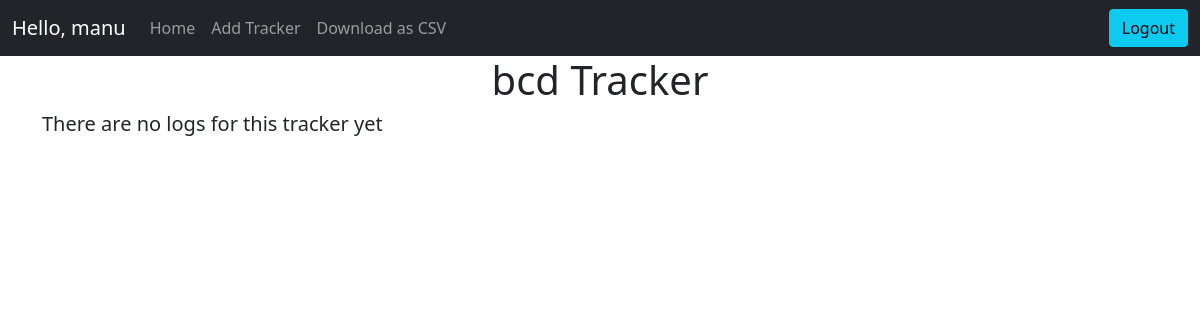
The page /tracker/2/overview (signed in) on the database as committed earlier.
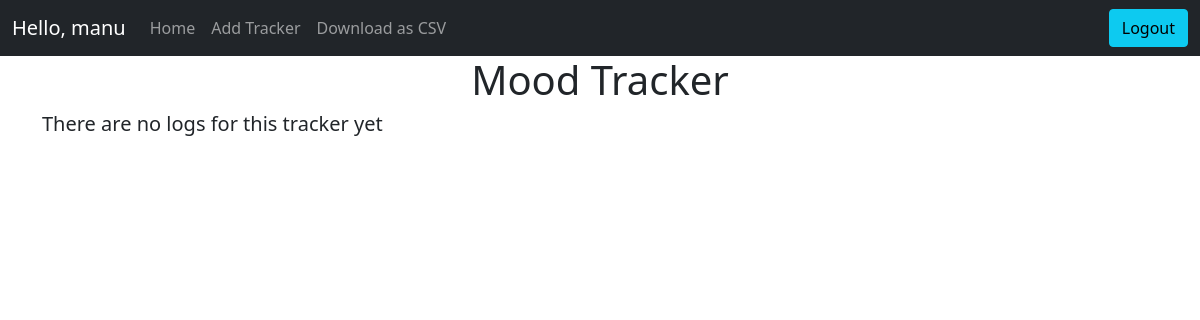
The same page on the database as committed later.
### application/models.py (models this page shows)
class Tracker(db.Model):
    __tablename__ = "tracker"
    id = db.Column(db.Integer, primary_key=True, autoincrement=True)
    name = db.Column(db.String, nullable=False)
    description = db.Column(db.String)
    type = db.Column(db.Integer, nullable=False)
    settings = db.Column(db.String)
    user_id = db.Column(db.Integer,  db.ForeignKey("user.id"), nullable=False)
    activity = db.relationship("Activity", backref="activity")

### app.py (the view)
@app.route("/tracker/<int:tid>/overview", methods=["GET"])
@login_required
def tracker_overview(tid):
    if request.method == "GET":
        tracker, activities = getTrackerData(tid)
        return render_template(
            "tracker_overview.html",
            tracker=tracker,
            activities=activities,
            base64Img=getBase64ImgStr(tracker, activities),
        )

### app.py (called while the page is built)
@app.after_request
def after_request(response):
    header = response.headers
    header["Access-Control-Allow-Origin"] = "*"
    return response

@app.after_request
def after_request(response):
    header = response.headers
    header["Access-Control-Allow-Origin"] = "*"
    return response

def getTracker(tid):
    tracker = Tracker.query.filter(Tracker.id == tid).first()
    return tracker

def getTrackerData(tid):
    tracker = getTracker(tid)
    activities = (
        db.session.query(Activity)
        .filter(Activity.tracker_id == tid)
        .order_by(Activity.timestamp)
        .all()
    )
    return tracker, activities

def getBase64ImgStr(tracker, activities):
    if len(activities) > 0:
        plt.figure()
        if tracker.type == TRACKERTYPE.Numeric.value:
            return getBase64LineChartImg(activities)
        elif tracker.type == TRACKERTYPE.Multi.value:
            return getBase64PieChart(activities)
        elif tracker.type == TRACKERTYPE.Time_Duration.value:
            return getBase64BarChart(activities)
        elif tracker.type == TRACKERTYPE.Bool.value:
            return getBase64BoolBarChart(activities)

### templates/tracker_overview.html (shortened to what this page needs)
<!DOCTYPE html>
<html>
{% include './head_content.html' %}
<body>
    {% include './navbar.html' %}
    <h1 class="text-center">{{ tracker.name }} Tracker</h1>
    <div class="container">
        {% if base64Img %}
        <div id="chart">
            <img />
        </div>
        <h1>Logs</h1>
        <table class="table table-striped table-hover caption-top">
            <caption>List of Activities</caption>
            <thead class="table-dark">
                <tr>
                    <th scope="col">Sl.no</th>
                    <th scope="col">On</th>
                    <th scope="col">Value</th>
                    <th scope="col">Note</th>
                    <th scope="col"></th>
                </tr>
            </thead>
            <tbody>
                {% for a in activities %}
                <tr>
                    <th scope="row"> {{ loop.index }}</th>
                    <td>{{ a.timestamp }}</td>
                    <td>
                        {%if tracker.type == 3%}
                        {% set timevalues = a.value.split(',') %}
                        {{timevalues[0]}} Hrs {{timevalues[1]}} Min {{timevalues[2]}} Sec
                        {%elif tracker.type == 4%}
                            {% if a.value == '1' %}
                                Yes
                            {% else %}
                                No
                            {% endif %}
                        {% else %}
                        {{ a.value }}
                        {% endif %}
                    </td>
                    <td>{{ a.note }}</td>
                    <td>
                        <div class="dropdown">
                            <a class="btn btn-secondary dropdown-toggle" href="#" role="button" id="dropdownMenuLink"
                                data-bs-toggle="dropdown" aria-expanded="false">
                                Actions
                            </a>
                            <ul class="dropdown-menu" aria-labelledby="dropdownMenuLink">
                                <li><a class="dropdown-item" href="/activity/{{ a.id }}/update">Edit</a></li>
                                <li><a class="dropdown-item" href="/activity/{{ a.id }}/delete">Delete</a></li>
                            </ul>
                        </div>
                    </td>
                </tr>
                {% endfor %}
            </tbody>
        </table>
        {% else %}
        <h5>There are no logs for this tracker yet</h5>
        {% endif %}
    </div>
</body>
</html>

Rows that differ between the two databases and show on the page:
changed Tracker: name "bcd" → "Mood"
